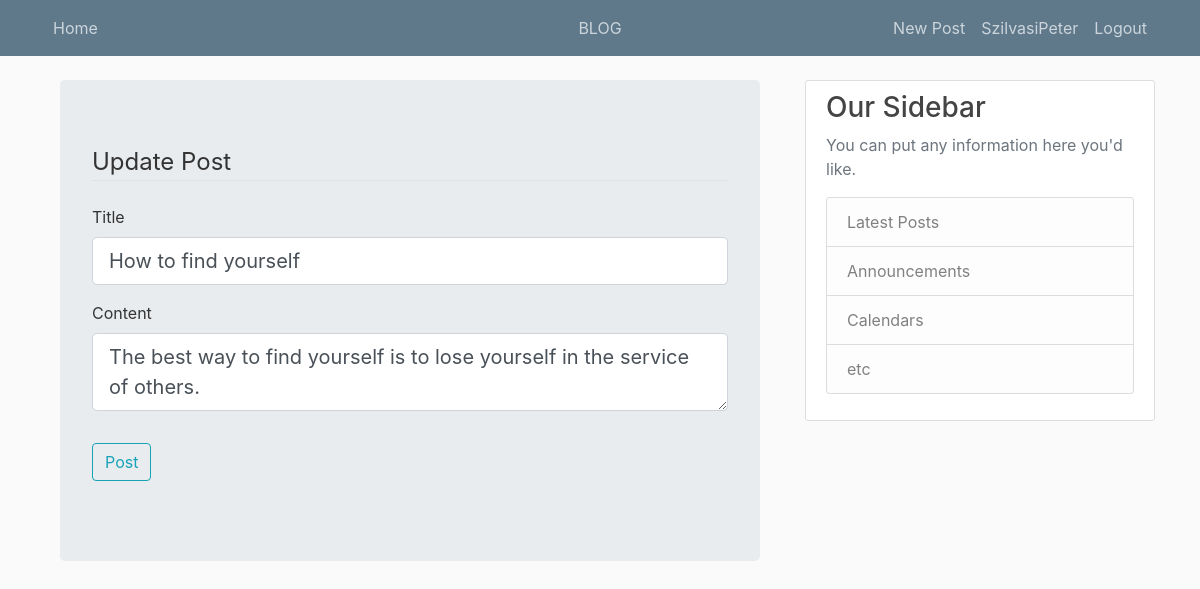
The page /blogpost/3/update (signed in) on the database its author committed.
### app/models.py (models this page shows, shortened)
class User(db.Model, UserMixin):
	id = db.Column(db.Integer, primary_key=True)
	username = db.Column(db.String(20), unique=True, nullable=False)
	email = db.Column(db.String(120), unique=True, nullable=False)
	image_file = db.Column(db.String(20), nullable=False, default='default.jpg')
	password = db.Column(db.String(60), nullable=False)
	posts = db.relationship('Post', backref='author', lazy=True)

class Post(db.Model):
	id = db.Column(db.Integer, primary_key=True)
	title = db.Column(db.String(100), nullable=False)
	date_posted = db.Column(db.DateTime, nullable=False, default=datetime.utcnow)
	content = db.Column(db.Text, nullable=False)
	user_id = db.Column(db.Integer, db.ForeignKey('user.id'), nullable=False)

### app/posts/routes.py (the view)
@posts.route('/blogpost/<int:post_id>/update', methods=['GET', 'POST'])
@login_required
def update_post(post_id):
	post = Post.query.get_or_404(post_id)
	if post.author != current_user:
		abort(403)
	form = PostForm()
	if form.validate_on_submit():
		post.title = form.title.data
		post.content = form.content.data
		db.session.commit() # Dont need to add, because they are already there
		flash('Your post has been updated', 'success')
		return redirect(url_for('posts.post', post_id=post_id))
	elif request.method == 'GET':
		form.title.data = post.title
		form.content.data = post.content
	return render_template('create_blog_post.html', title='Update Post', form=form, legend='Update Post')

### app/posts/forms.py
class PostForm(FlaskForm):
	title = StringField('Title', validators=[DataRequired()])
	content = TextAreaField('Content', validators=[DataRequired()])
	submit = SubmitField('Post')

### app/models.py (called while the page is built)
@login_manager.user_loader
def load_user(user_id):
	return User.query.get(int(user_id))

### app/templates/create_blog_post.html (shortened to what this page needs)
{% extends "layout.html" %}
{% block content %}
	<div class="container center_div">
	<div class="jumbotron">
		<form method="POST" action="">
			<fieldset class="form-group">
				<legend class="border-bottom mb-4">{{ legend }}</legend>
				<div class="form-group">
					{{ form.title.label(class="form-control-label") }}
					{% if form.title.errors%}
						{{ form.title(class="form-control form-control-lg is-invalid") }}
						<div class="invalid-feedback">
							{% for error in form.title.errors %}
								<span>{{ error }}</span>
							{% endfor %}
						</div>
					{% else %}
						{{ form.title(class="form-control form-control-lg") }}
					{% endif %}
				</div>
				<div class="form-group">
					{{ form.content.label(class="form-control-label") }}
					{% if form.content.errors%}
						{{ form.content(class="form-control form-control-lg is-invalid") }}
						<div class="invalid-feedback">
							{% for error in form.content.errors %}
								<span>{{ error }}</span>
							{% endfor %}
						</div>
					{% else %}
						{{ form.content(class="form-control form-control-lg") }}
					{% endif %}
				</div>
			</fieldset>
			<div class="form-group">
				{{ form.submit(class="btn btn-outline-info")}}
			</div>
		</form>
	</div>
</div>
{% endblock content %}

### app/templates/layout.html (shortened to what this page needs)
<!DOCTYPE html>
<html>
<head>
	<link rel="stylesheet" href="{{ url_for('static', filename='css/bootstrap.min.css') }}">
	<link rel="stylesheet" type="text/css" href="{{ url_for('static', filename='css/blog.css')}}">
</head>
<body>
	<header class="site-header">
  	<nav class="navbar navbar-expand-md navbar-dark bg-steel fixed-top">
    <div class="container">
      <div class="collapse navbar-collapse" id="navbarToggle">
        <div class="navbar-nav mr-auto">
          <a class="nav-item nav-link" href="{{url_for('main.index')}}">Home</a>
        </div>
        <div class="nav navbar-nav navbar-center">
          <a class="nav-item nav-link text-center" href="{{url_for('posts.blog')}}">BLOG</a>
        </div>
        <div class="navbar-nav navbar-right">
          {% if current_user.is_authenticated %}
            <a class="nav-item nav-link" href="{{url_for('posts.new_blog_post')}}">New Post</a>
            <a class="nav-item nav-link" href="{{url_for('users.account')}}">{{current_user.username}}</a>
            <a class="nav-item nav-link" href="{{url_for('users.logoutAtBlog')}}">Logout</a>
          {% else %}
            <a class="nav-item nav-link" href="{{url_for('users.login')}}">Login</a>
            <a class="nav-item nav-link" href="{{url_for('users.register')}}">Register</a>
          {% endif %}
        </div>
      </div>
    </div>
  </nav>
</header>
<main role="main" class="container">
  <div class="row">
    <div class="col-md-8">
      {% block content %}{% endblock %}
    </div>
    <div class="col-md-4">
      <div class="content-section">
        <h3>Our Sidebar</h3>
        <p class='text-muted'>You can put any information here you'd like.
          <ul class="list-group">
            <li class="list-group-item list-group-item-light">Latest Posts</li>
            <li class="list-group-item list-group-item-light">Announcements</li>
            <li class="list-group-item list-group-item-light">Calendars</li>
            <li class="list-group-item list-group-item-light">etc</li>
          </ul>
        </p>
      </div>
    </div>
  </div>
</main>
</body>
</html>

### app/static/css/blog.css (style rules this page uses)
body { background: #fafafa; color: #333333; margin-top: 5rem; }
h1, h2, h3, h4, h5, h6 { color: #444444; }
.bg-steel { background-color: #5f788a; }
.site-header .navbar-nav .nav-link { color: #cbd5db; }
.content-section { background: #ffffff; padding: 10px 20px; border: 1px solid #dddddd; border-radius: 3px; margin-bottom: 20px; }
.navbar-nav.navbar-center { position: absolute; left: 50%; transform: translatex(-50%); }

### rows shown on the page
User: username "SzilvasiPeter"
Post: title "How to find yourself", content "The best way to find yourself is to lose yourself in the service of others."

### other values the page prints
{{ legend }} "Update Post"
